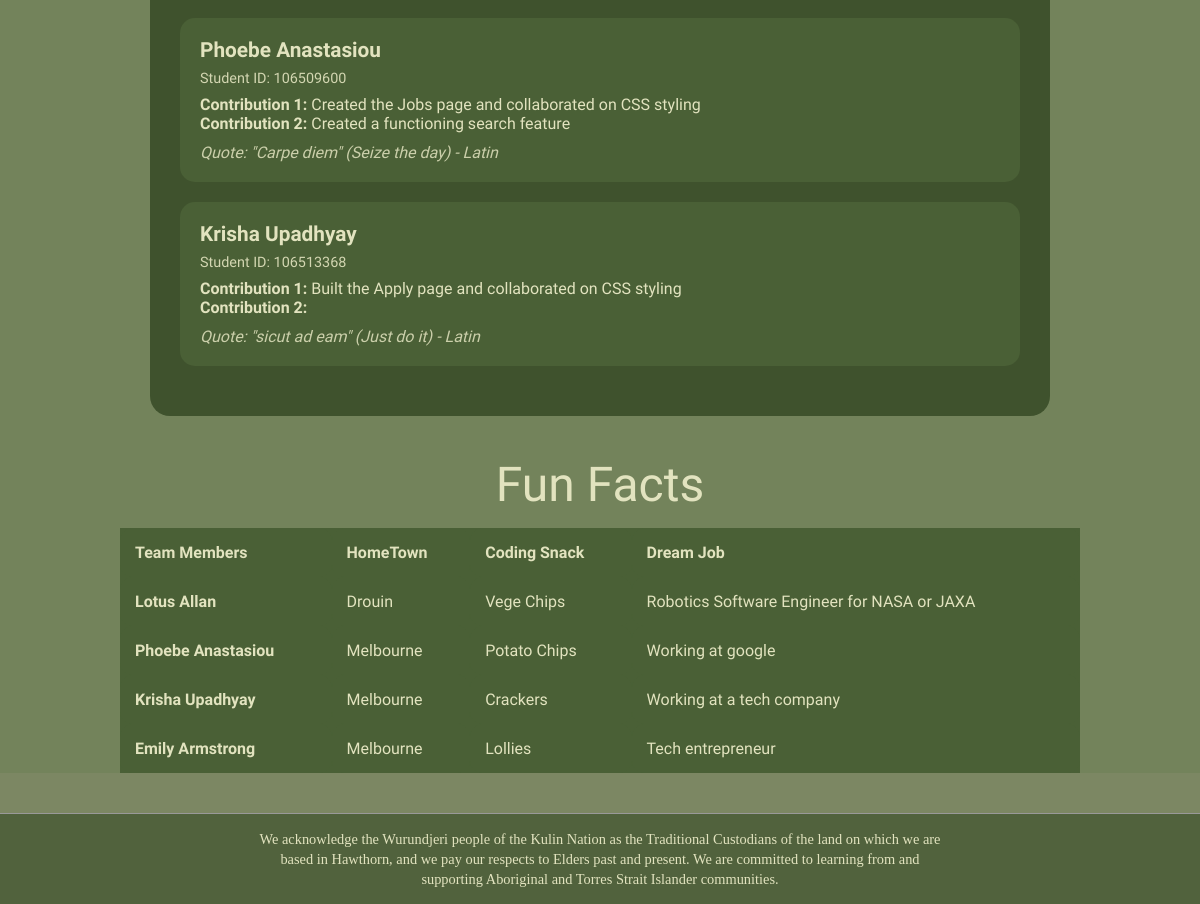
Page /About.php (lower part) on the earlier database version.
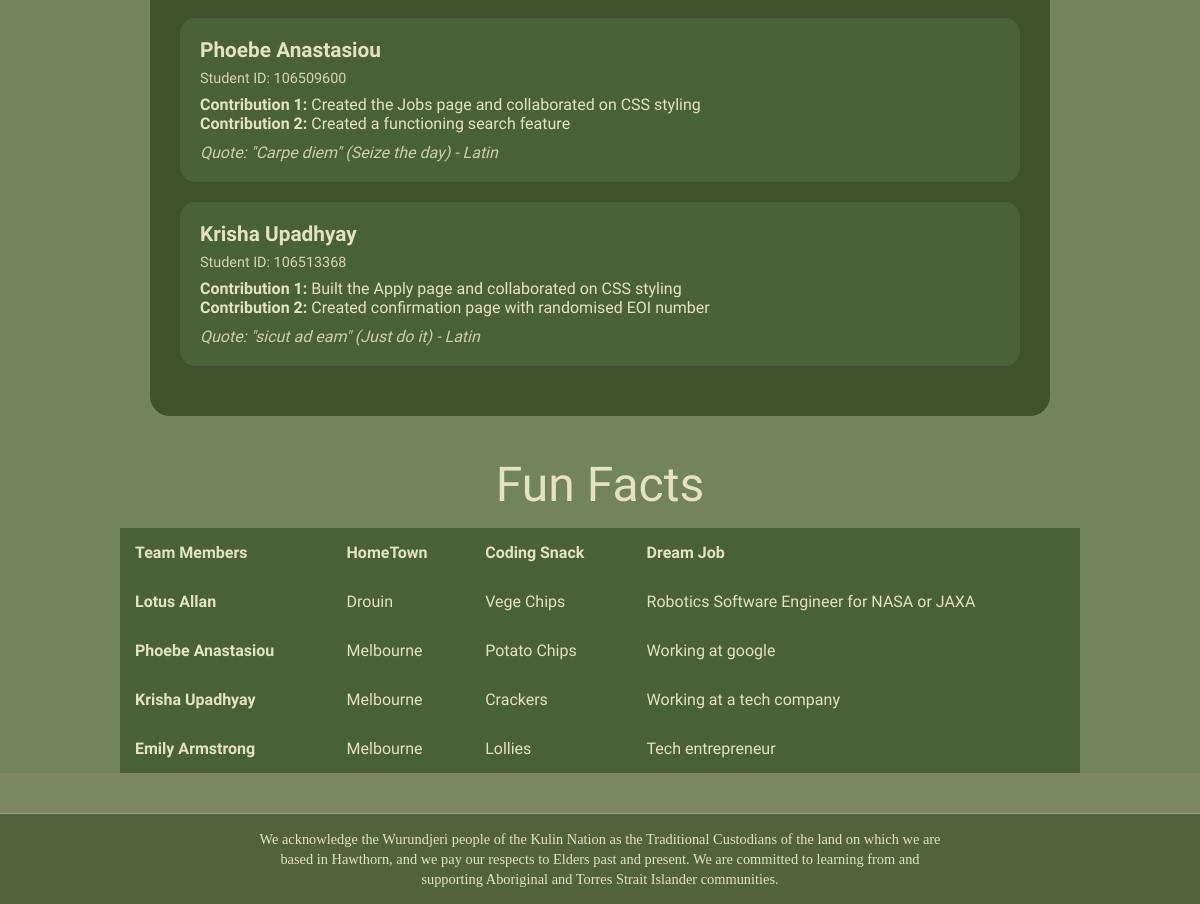
Same page on the later database version.
### tables this page shows
CREATE TABLE `about` (
  `id` int(11) NOT NULL,
  `name` varchar(100) NOT NULL,
  `student_id` varchar(20) NOT NULL,
  `contribution-1` text NOT NULL,
  `contribution-2` text NOT NULL,
  `quote` text NOT NULL
);

### About.php (the view, shortened to what this page needs)
<?php
include("settings.php");
$sql = "SELECT * FROM about";
$result = mysqli_query($connProject, $sql);
?>
<!DOCTYPE html>
<html lang="en">
<head>
  <link rel="stylesheet" href="Styles/maintheme.css">
  <link rel="stylesheet" href="/Web-Tech-Project---Group-1/Styles/about.css">
</head>
<body class="about">
  <main>
    <section class="team">
      <?php while ($row = mysqli_fetch_assoc($result)) { ?>
        <div class="memberCard">
          <dl>
            <dt><strong><?php echo $row['name']; ?></strong></dt>
            <dd class="studId">
              Student ID: <?php echo $row['student_id']; ?>
            </dd>
            <dd class="contribution1">
              <strong>Contribution 1:</strong> <?php echo $row['contribution-1']; ?>
            </dd>
            <dd class="contribution2">
              <strong>Contribution 2:</strong> <?php echo $row['contribution-2']; ?>
            </dd>
            <dd class="quote">
              <?php echo $row['quote']; ?>
            </dd>
          </dl>
        </div>
      <?php } ?>
    </section>
    <table>
      <caption> Fun Facts </caption>
      <tr>
        <th> Team Members </th>
        <th> HomeTown </th>
        <th> Coding Snack</th>
        <th> Dream Job</th>
      </tr>
      <tr>
        <td><strong>Lotus Allan</strong></td>
        <td>Drouin</td>
        <td>Vege Chips</td>
        <td>Robotics Software Engineer for NASA or JAXA</td>
      </tr>
      <tr>
        <td><strong>Phoebe Anastasiou</strong></td>
        <td>Melbourne</td>
        <td>Potato Chips</td>
        <td>Working at google</td>
      </tr>
      <tr>
        <td><strong>Krisha Upadhyay</strong></td>
        <td>Melbourne</td>
        <td>Crackers</td>
        <td>Working at a tech company</td>
      </tr>
      <tr>
        <td><strong>Emily Armstrong</strong></td>
        <td>Melbourne</td>
        <td>Lollies</td>
        <td>Tech entrepreneur</td>
      </tr>
    </table>
  </main>
  <footer>
    <p style="color: #E2E3BF;">
      We acknowledge the Wurundjeri people of the Kulin Nation as the Traditional Custodians of the land on which we
      are based in Hawthorn, and we pay our respects to Elders past and present.
      We are committed to learning from and supporting Aboriginal and Torres Strait Islander communities.
    </p>
  </footer>
</body>
</html>

### Styles/maintheme.css (style rules this page uses)
* { margin: 0; padding: 0; box-sizing: border-box; }
main { font-family: 'Raleway'; background-color: #73835b; color: #E2E3BF; }
footer { background-color: #51623D; display: flex; justify-content: center; align-items: center; padding: 20px; flex-wrap: wrap; }
footer p { margin: 0; }

### Styles/about.css (style rules this page uses)
body { margin: 0; background-color: #7c8763; color: #f0f1d5; }
.team { max-width: 900px; margin: 40px auto; padding: 30px; background-color: #3f522d; border-radius: 20px; }
.memberCard { background-color: #4a6036; border-radius: 15px; padding: 20px; margin-bottom: 20px; }
.memberCard dt { font-size: 1.3em; font-weight: bold; margin-bottom: 8px; }
.studId { font-size: 0.9em; margin-bottom: 8px; opacity: 0.9; }
.quote { font-style: italic; margin-top: 10px; opacity: 0.85; }
table { width: 80%; margin: 40px auto; border-collapse: collapse; background-color: #4a6036; }
caption { font-size: 3em; margin-bottom: 15px; }
th, td { background-color: #4a6036; padding: 15px; border-radius: 12px; text-align: left; }
th { font-weight: bold; }
footer { border-top: 1px solid #999; margin-top: 40px; padding: 15px 0; text-align: center; }
footer p { max-width: 700px; margin: 0 auto; font-size: 0.9em; line-height: 1.4; }

Differences in the rows shown:
changed about "Krisha Upadhyay": value (not shown) → "Created confirmation page with randomised EOI number"
